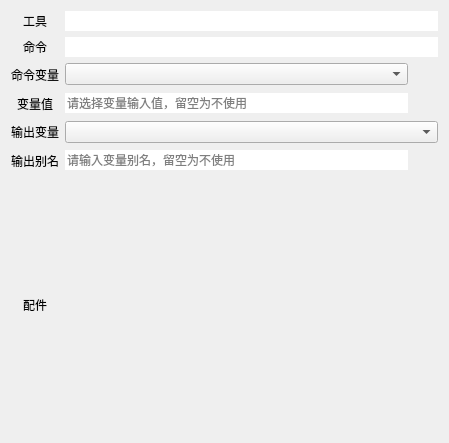
<?xml version="1.0" encoding="UTF-8"?>
<ui version="4.0">
 <class>combine_buttons_tool_dialog</class>
 <widget class="QDialog" name="combine_buttons_tool_dialog">
  <property name="geometry">
   <rect>
    <x>0</x>
    <y>0</y>
    <width>449</width>
    <height>443</height>
   </rect>
  </property>
  <property name="windowTitle">
   <string>工具部件详情</string>
  </property>
  <layout class="QGridLayout" name="gridLayout">
   <item row="0" column="0">
    <widget class="QLabel" name="label">
     <property name="text">
      <string>工具</string>
     </property>
     <property name="alignment">
      <set>Qt::AlignCenter</set>
     </property>
    </widget>
   </item>
   <item row="1" column="0">
    <widget class="QLabel" name="label_4">
     <property name="text">
      <string>命令</string>
     </property>
     <property name="alignment">
      <set>Qt::AlignCenter</set>
     </property>
    </widget>
   </item>
   <item row="2" column="0">
    <widget class="QLabel" name="label_2">
     <property name="text">
      <string>命令变量</string>
     </property>
     <property name="alignment">
      <set>Qt::AlignCenter</set>
     </property>
    </widget>
   </item>
   <item row="2" column="1">
    <widget class="QComboBox" name="comboBox_variable"/>
   </item>
   <item row="2" column="2">
    <widget class="QToolButton" name="toolButton_variable">
     <property name="text">
      <string/>
     </property>
     <property name="popupMode">
      <enum>QToolButton::InstantPopup</enum>
     </property>
     <property name="autoRaise">
      <bool>true</bool>
     </property>
    </widget>
   </item>
   <item row="3" column="0">
    <widget class="QLabel" name="label_3">
     <property name="text">
      <string>变量值</string>
     </property>
     <property name="alignment">
      <set>Qt::AlignCenter</set>
     </property>
    </widget>
   </item>
   <item row="3" column="2">
    <widget class="QToolButton" name="toolButton_variable_value">
     <property name="text">
      <string/>
     </property>
     <property name="autoRaise">
      <bool>true</bool>
     </property>
     <property name="arrowType">
      <enum>Qt::NoArrow</enum>
     </property>
    </widget>
   </item>
   <item row="4" column="0">
    <widget class="QLabel" name="label_7">
     <property name="text">
      <string>输出变量</string>
     </property>
     <property name="alignment">
      <set>Qt::AlignCenter</set>
     </property>
    </widget>
   </item>
   <item row="5" column="0">
    <widget class="QLabel" name="label_5">
     <property name="text">
      <string>输出别名</string>
     </property>
     <property name="alignment">
      <set>Qt::AlignCenter</set>
     </property>
    </widget>
   </item>
   <item row="5" column="1">
    <widget class="QLineEdit" name="lineEdit_result_name">
     <property name="frame">
      <bool>false</bool>
     </property>
     <property name="readOnly">
      <bool>true</bool>
     </property>
     <property name="placeholderText">
      <string>请输入变量别名，留空为不使用</string>
     </property>
    </widget>
   </item>
   <item row="5" column="2">
    <widget class="QToolButton" name="toolButton_result_name">
     <property name="text">
      <string/>
     </property>
     <property name="autoRaise">
      <bool>true</bool>
     </property>
    </widget>
   </item>
   <item row="6" column="0">
    <widget class="QLabel" name="label_6">
     <property name="text">
      <string>配件</string>
     </property>
     <property name="alignment">
      <set>Qt::AlignCenter</set>
     </property>
    </widget>
   </item>
   <item row="6" column="1" colspan="2">
    <widget class="QWidget" name="widget_component" native="true"/>
   </item>
   <item row="0" column="1" colspan="2">
    <widget class="QLineEdit" name="lineEdit_name">
     <property name="frame">
      <bool>false</bool>
     </property>
     <property name="readOnly">
      <bool>true</bool>
     </property>
    </widget>
   </item>
   <item row="1" column="1" colspan="2">
    <widget class="QLineEdit" name="lineEdit_command">
     <property name="frame">
      <bool>false</bool>
     </property>
     <property name="readOnly">
      <bool>true</bool>
     </property>
    </widget>
   </item>
   <item row="3" column="1">
    <widget class="QLineEdit" name="lineEdit_variable_value">
     <property name="frame">
      <bool>false</bool>
     </property>
     <property name="readOnly">
      <bool>true</bool>
     </property>
     <property name="placeholderText">
      <string>请选择变量输入值，留空为不使用</string>
     </property>
    </widget>
   </item>
   <item row="4" column="1" colspan="2">
    <widget class="QComboBox" name="comboBox_result"/>
   </item>
  </layout>
 </widget>
 <resources/>
 <connections/>
</ui>
